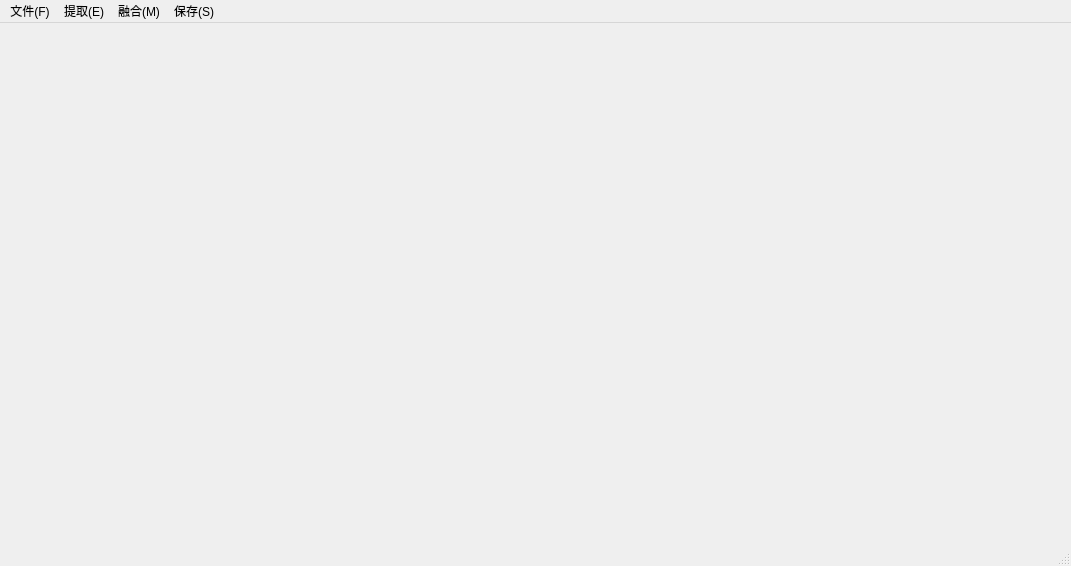
<?xml version="1.0" encoding="UTF-8"?>
<ui version="4.0">
 <class>MainWindow</class>
 <widget class="QMainWindow" name="MainWindow">
  <property name="geometry">
   <rect>
    <x>0</x>
    <y>0</y>
    <width>1071</width>
    <height>566</height>
   </rect>
  </property>
  <property name="windowTitle">
   <string>MainWindow</string>
  </property>
  <widget class="QWidget" name="centralwidget"/>
  <widget class="QMenuBar" name="menubar">
   <property name="geometry">
    <rect>
     <x>0</x>
     <y>0</y>
     <width>1071</width>
     <height>28</height>
    </rect>
   </property>
   <widget class="QMenu" name="menu_F">
    <property name="title">
     <string>文件(F)</string>
    </property>
    <addaction name="actionNewImage"/>
    <addaction name="actionBkdImage"/>
   </widget>
   <widget class="QMenu" name="menu_E">
    <property name="title">
     <string>提取(E)</string>
    </property>
    <addaction name="actionFore"/>
    <addaction name="actionBack"/>
   </widget>
   <widget class="QMenu" name="menu_Morph">
    <property name="title">
     <string>融合(M)</string>
    </property>
    <addaction name="actionMorph"/>
   </widget>
   <widget class="QMenu" name="menu">
    <property name="title">
     <string>保存(S)</string>
    </property>
    <addaction name="actionSave"/>
   </widget>
   <addaction name="menu_F"/>
   <addaction name="menu_E"/>
   <addaction name="menu_Morph"/>
   <addaction name="menu"/>
  </widget>
  <widget class="QStatusBar" name="statusbar"/>
  <action name="actionNewImage">
   <property name="text">
    <string>打开源图片</string>
   </property>
  </action>
  <action name="actionFore">
   <property name="text">
    <string>提取前景</string>
   </property>
  </action>
  <action name="actionBack">
   <property name="text">
    <string>提取背景</string>
   </property>
  </action>
  <action name="actionBkdImage">
   <property name="text">
    <string>打开背景图片</string>
   </property>
  </action>
  <action name="actionMorph">
   <property name="text">
    <string>Morph</string>
   </property>
  </action>
  <action name="actionSave">
   <property name="text">
    <string>save</string>
   </property>
  </action>
 </widget>
 <resources/>
 <connections/>
</ui>
